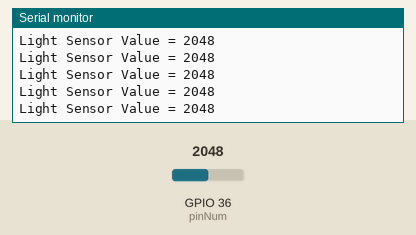
Simulated run of this sketch. Board: ESP32. Parts: the last lines printed to the serial monitor. The test bench sets the inputs (shaded band); at power-on: GPIO 36 (pinNum) = 2048.

Above: at 1.2 s.
1.3 s: GPIO 36 (pinNum) set to 2866
At 1.31 s:
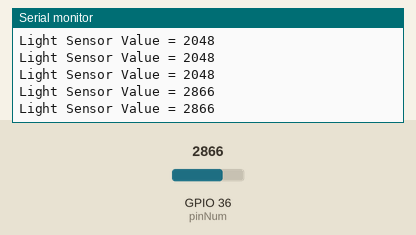
2.8 s: GPIO 36 (pinNum) set to 3603
At 2.81 s:
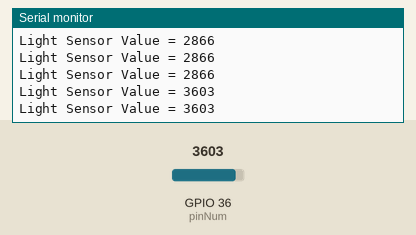
Timing chart, 0 to 5.8 s (numbered marks = the images above; inputs shaded):
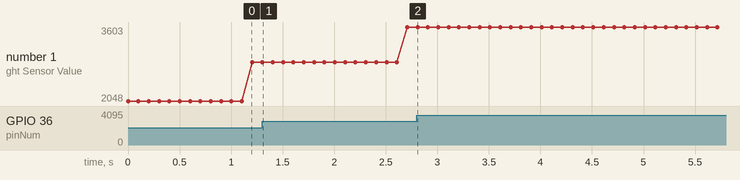

The sketch:

lab3-4.ino
```cpp
#define _A0_LIGHT_ADC 36
int pinNum=36;
void setup() {
  Serial.begin(115200);
}

void loop() {
  Serial.print("Light Sensor Value = ");
  delay(100);

  Serial.println(analogRead(pinNum));
}
```

Measured:
- after the input at 1.3 s, the serial monitor: prints a new line at once (image 1)
- after the input at 2.8 s, the serial monitor: prints a new line at once (image 2)
- plotted number 1: 2866 → 3603 after the input at 1.3 s
